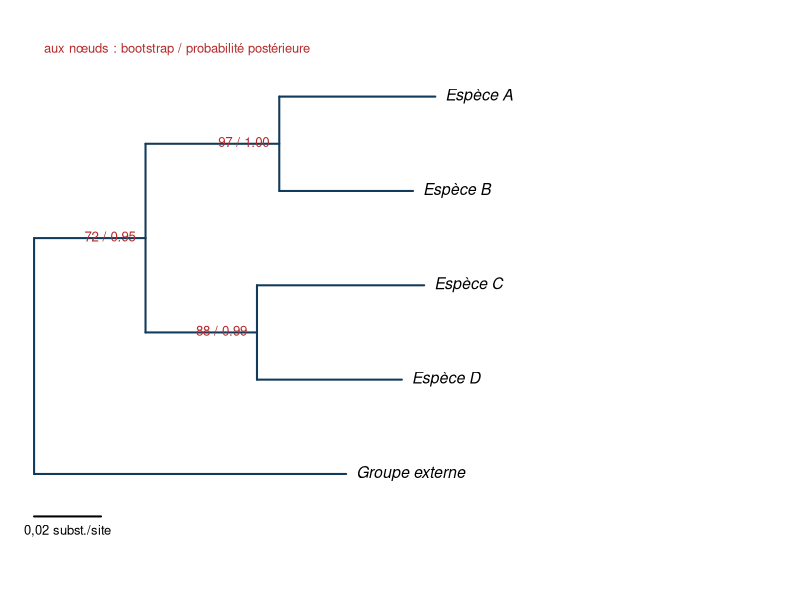

Generate this figure with R:
## ---- chunk 1
#| label: fig-arbre
#| fig-cap: "Un arbre annoté. Aux nœuds, le support s'écrit ici bootstrap / probabilité postérieure. Le groupe externe enracine l'arbre ; la barre d'échelle donne la quantité de changement."
#| fig-width: 7
#| fig-height: 4
op <- par(mar = c(2, 0.5, 1, 7), xpd = NA)
plot(NULL, xlim = c(0, 5.4), ylim = c(0.3, 5.6), axes = FALSE, xlab = "", ylab = "")
bleu <- "#123A5A"; rouge <- "#b52b2b"
hb <- function(x0, x1, y) segments(x0, y, x1, y, lwd = 2, col = bleu)  # branche horizontale
vb <- function(x, y0, y1) segments(x, y0, x, y1, lwd = 2, col = bleu)  # connecteur vertical
# branches vers les feuilles
hb(2.2, 3.6, 5); hb(2.2, 3.4, 4); hb(2.0, 3.5, 3); hb(2.0, 3.3, 2); hb(0.0, 2.8, 1)
# branches internes
hb(1.0, 2.2, 4.5); hb(1.0, 2.0, 2.5); hb(0.0, 1.0, 3.5)
# connecteurs verticaux
vb(2.2, 4, 5); vb(2.0, 2, 3); vb(1.0, 2.5, 4.5); vb(0.0, 1, 3.5)
# etiquettes de taxons
text(c(3.6, 3.4, 3.5, 3.3, 2.8), c(5, 4, 3, 2, 1),
     c("Espèce A", "Espèce B", "Espèce C", "Espèce D", "Groupe externe"),
     pos = 4, font = 3, cex = 0.95)
# supports aux noeuds internes
text(2.2, 4.5, "97 / 1.00", pos = 2, cex = 0.8, col = rouge)
text(2.0, 2.5, "88 / 0.99", pos = 2, cex = 0.8, col = rouge)
text(1.0, 3.5, "72 / 0.95", pos = 2, cex = 0.8, col = rouge)
text(0.0, 5.5, "aux nœuds : bootstrap / probabilité postérieure", pos = 4, cex = 0.78, col = rouge)
# barre d'echelle
segments(0.0, 0.55, 0.6, 0.55, lwd = 2)
text(0.3, 0.55, "0,02 subst./site", pos = 1, cex = 0.78)
par(op)
